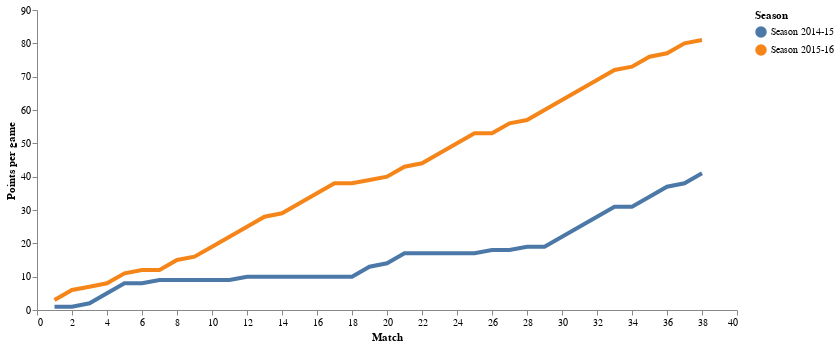

Notebook cell for this chart:
### Code cell
line = alt.Chart(leiPremier).mark_line().encode(
    x=alt.X('Matches', title='Match'),
    y=alt.Y('value:Q', title='Points per game'),
    color=alt.Color('variable:N',title="Season")
)


nearest = alt.selection(type='single', nearest=True, on='mouseover',
                        fields=['Matches'], empty='none')

selectors = alt.Chart(leiPremier).mark_point().encode(
    x='Matches',
    opacity=alt.value(0),
).add_selection(
    nearest
)

points = line.mark_point().encode(
    opacity=alt.condition(nearest, alt.value(1), alt.value(0))
)

text = line.mark_text(align='right', dx=-15, dy=-15).encode(
    text=alt.condition(nearest, 'value:Q', alt.value(' '))
)


rules = alt.Chart(leiPremier).mark_rule(color='gray').encode(x='Matches').transform_filter(nearest)



chart = alt.layer(line,selectors,points,text).configure_axis(
    grid=False
).configure_point(
    size=100
).configure_line(
    size=4
).configure_view(
    stroke='transparent').properties(width=700, height=300)
chart

### Figure 1 — Vega-Lite specification as saved in the notebook (floating-point values rounded to 4 significant figures)
{"config": {"view": {"continuousWidth": 400, "continuousHeight": 300, "stroke": "transparent"}, "axis": {"grid": false}, "line": {"size": 4}, "point": {"size": 100}}, "layer": [{"mark": "line", "encoding": {"color": {"type": "nominal", "field": "variable", "title": "Season"}, "x": {"type": "quantitative", "field": "Matches", "title": "Match"}, "y": {"type": "quantitative", "field": "value", "title": "Points per game"}}}, {"mark": "point", "encoding": {"opacity": {"value": 0}, "x": {"type": "quantitative", "field": "Matches"}}, "selection": {"selector006": {"type": "single", "nearest": true, "on": "mouseover", "fields": ["Matches"], "empty": "none"}}}, {"mark": "point", "encoding": {"color": {"type": "nominal", "field": "variable", "title": "Season"}, "opacity": {"condition": {"value": 1, "selection": "selector006"}, "value": 0}, "x": {"type": "quantitative", "field": "Matches", "title": "Match"}, "y": {"type": "quantitative", "field": "value", "title": "Points per game"}}}, {"mark": {"type": "text", "align": "right", "dx": -15, "dy": -15}, "encoding": {"color": {"type": "nominal", "field": "variable", "title": "Season"}, "text": {"condition": {"type": "quantitative", "field": "value", "selection": "selector006"}, "value": " "}, "x": {"type": "quantitative", "field": "Matches", "title": "Match"}, "y": {"type": "quantitative", "field": "value", "title": "Points per game"}}}], "data": {"name": "data-73f26faceb3bc15582fefaf122decb10"}, "height": 300, "width": 700, "$schema": "https://vega.github.io/schema/vega-lite/v4.8.1.json", "datasets": {"data-73f26faceb3bc15582fefaf122decb10": [{"variable": "Season 2014-15", "value": 1, "Matches": 1}, {"variable": "Season 2014-15", "value": 1, "Matches": 2}, {"variable": "Season 2014-15", "value": 2, "Matches": 3}, {"variable": "Season 2014-15", "value": 5, "Matches": 4}, {"variable": "Season 2014-15", "value": 8, "Matches": 5}, {"variable": "Season 2014-15", "value": 8, "Matches": 6}, {"variable": "Season 2014-15", "value": 9, "Matches": 7}, {"variable": "Season 2014-15", "value": 9, "Matches": 8}, {"variable": "Season 2014-15", "value": 9, "Matches": 9}, {"variable": "Season 2014-15", "value": 9, "Matches": 10}, {"variable": "Season 2014-15", "value": 9, "Matches": 11}, {"variable": "Season 2014-15", "value": 10, "Matches": 12}, {"variable": "Season 2014-15", "value": 10, "Matches": 13}, {"variable": "Season 2014-15", "value": 10, "Matches": 14}, {"variable": "Season 2014-15", "value": 10, "Matches": 15}, {"variable": "Season 2014-15", "value": 10, "Matches": 16}, {"variable": "Season 2014-15", "value": 10, "Matches": 17}, {"variable": "Season 2014-15", "value": 10, "Matches": 18}, {"variable": "Season 2014-15", "value": 13, "Matches": 19}, {"variable": "Season 2014-15", "value": 14, "Matches": 20}, {"variable": "Season 2014-15", "value": 17, "Matches": 21}, {"variable": "Season 2014-15", "value": 17, "Matches": 22}, {"variable": "Season 2014-15", "value": 17, "Matches": 23}, {"variable": "Season 2014-15", "value": 17, "Matches": 24}, {"variable": "Season 2014-15", "value": 17, "Matches": 25}, {"variable": "Season 2014-15", "value": 18, "Matches": 26}, {"variable": "Season 2014-15", "value": 18, "Matches": 27}, {"variable": "Season 2014-15", "value": 19, "Matches": 28}, {"variable": "Season 2014-15", "value": 19, "Matches": 29}, {"variable": "Season 2014-15", "value": 22, "Matches": 30}, {"variable": "Season 2014-15", "value": 25, "Matches": 31}, {"variable": "Season 2014-15", "value": 28, "Matches": 32}, {"variable": "Season 2014-15", "value": 31, "Matches": 33}, {"variable": "Season 2014-15", "value": 31, "Matches": 34}, {"variable": "Season 2014-15", "value": 34, "Matches": 35}, {"variable": "Season 2014-15", "value": 37, "Matches": 36}, {"variable": "Season 2014-15", "value": 38, "Matches": 37}, {"variable": "Season 2014-15", "value": 41, "Matches": 38}, {"variable": "Season 2015-16", "value": 3, "Matches": 1}, {"variable": "Season 2015-16", "value": 6, "Matches": 2}, {"variable": "Season 2015-16", "value": 7, "Matches": 3}, {"variable": "Season 2015-16", "value": 8, "Matches": 4}, {"variable": "Season 2015-16", "value": 11, "Matches": 5}, {"variable": "Season 2015-16", "value": 12, "Matches": 6}, {"variable": "Season 2015-16", "value": 12, "Matches": 7}, {"variable": "Season 2015-16", "value": 15, "Matches": 8}, {"variable": "Season 2015-16", "value": 16, "Matches": 9}, {"variable": "Season 2015-16", "value": 19, "Matches": 10}, {"variable": "Season 2015-16", "value": 22, "Matches": 11}, {"variable": "Season 2015-16", "value": 25, "Matches": 12}, {"variable": "Season 2015-16", "value": 28, "Matches": 13}, {"variable": "Season 2015-16", "value": 29, "Matches": 14}, {"variable": "Season 2015-16", "value": 32, "Matches": 15}, {"variable": "Season 2015-16", "value": 35, "Matches": 16}, {"variable": "Season 2015-16", "value": 38, "Matches": 17}, {"variable": "Season 2015-16", "value": 38, "Matches": 18}, {"variable": "Season 2015-16", "value": 39, "Matches": 19}, {"variable": "Season 2015-16", "value": 40, "Matches": 20}, {"variable": "Season 2015-16", "value": 43, "Matches": 21}, {"variable": "Season 2015-16", "value": 44, "Matches": 22}, {"variable": "Season 2015-16", "value": 47, "Matches": 23}, {"variable": "Season 2015-16", "value": 50, "Matches": 24}, {"variable": "Season 2015-16", "value": 53, "Matches": 25}, {"variable": "Season 2015-16", "value": 53, "Matches": 26}, {"variable": "Season 2015-16", "value": 56, "Matches": 27}, {"variable": "Season 2015-16", "value": 57, "Matches": 28}, {"variable": "Season 2015-16", "value": 60, "Matches": 29}, {"variable": "Season 2015-16", "value": 63, "Matches": 30}, {"variable": "Season 2015-16", "value": 66, "Matches": 31}, {"variable": "Season 2015-16", "value": 69, "Matches": 32}, {"variable": "Season 2015-16", "value": 72, "Matches": 33}, {"variable": "Season 2015-16", "value": 73, "Matches": 34}, {"variable": "Season 2015-16", "value": 76, "Matches": 35}, {"variable": "Season 2015-16", "value": 77, "Matches": 36}, {"variable": "Season 2015-16", "value": 80, "Matches": 37}, {"variable": "Season 2015-16", "value": 81, "Matches": 38}]}}
